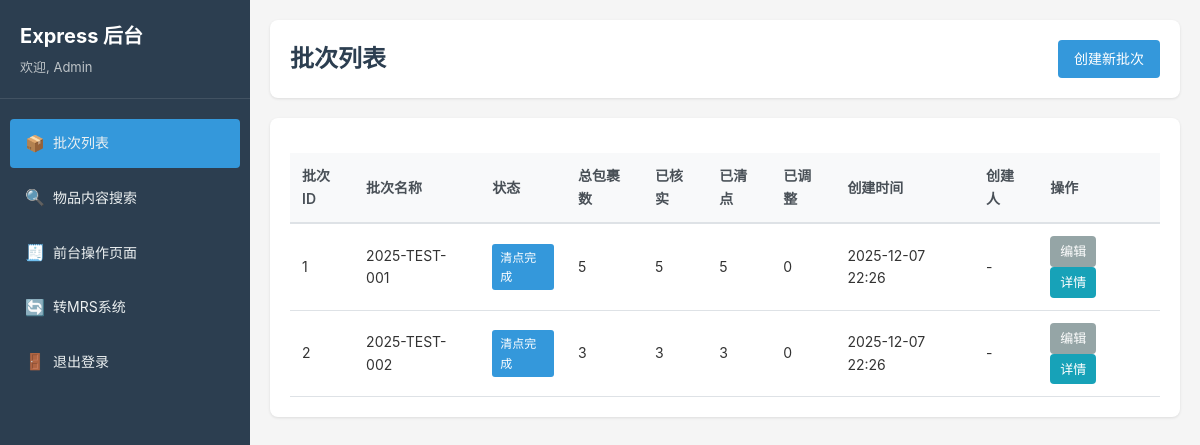
The app's page /dc_html/express/exp/index.php (signed in) with its own data.
### tables this page shows
CREATE TABLE `express_batch` (
  `batch_id` int UNSIGNED NOT NULL COMMENT '批次ID',
  `batch_name` varchar(100) NOT NULL COMMENT '批次名称（手工录入）',
  `batch_cycle` int UNSIGNED NOT NULL DEFAULT '1' COMMENT '批次周期（用于区分循环使用的相同编号）',
  `created_at` datetime NOT NULL DEFAULT CURRENT_TIMESTAMP COMMENT '创建时间',
  `created_by` varchar(50) DEFAULT NULL COMMENT '创建人',
  `status` enum('active','closed') NOT NULL DEFAULT 'active' COMMENT '批次状态',
  `total_count` int UNSIGNED NOT NULL DEFAULT '0' COMMENT '总包裹数',
  `verified_count` int UNSIGNED NOT NULL DEFAULT '0' COMMENT '已核实数',
  `counted_count` int UNSIGNED NOT NULL DEFAULT '0' COMMENT '已清点数',
  `adjusted_count` int UNSIGNED NOT NULL DEFAULT '0' COMMENT '已调整数',
  `notes` text COMMENT '备注'
);

### app/express/lib/express_lib.php (called while the page is built, shortened)
<?php
function express_get_batches($pdo, $status = 'all', $limit = 100) {
    try {
        $sql = "SELECT *,
                CASE
                    WHEN counted_count > 0 AND counted_count < total_count THEN 'counting'
                    WHEN counted_count = total_count AND total_count > 0 THEN 'completed'
                    ELSE 'pending'
                END AS count_status
                FROM express_batch";
        $sql .= " ORDER BY
                  CASE
                      WHEN counted_count > 0 AND counted_count < total_count THEN 1
                      WHEN counted_count = 0 OR total_count = 0 THEN 2
                      WHEN counted_count = total_count AND total_count > 0 THEN 3
                  END,
                  created_at DESC
                  LIMIT :limit";
        $stmt = $pdo->prepare($sql);
        $stmt->bindValue(':limit', $limit, PDO::PARAM_INT);
        $stmt->execute();
        return $stmt->fetchAll();
    } catch (PDOException $e) {
        express_log('Failed to get batches: ' . $e->getMessage(), 'ERROR');
        return [];
    }
}

### app/express/views/batch_list.php (the view, shortened to what this page needs)
<?php
$batches = express_get_batches($pdo, 'all', 100);
function render_batch_status(array $batch): array
{
    $status = $batch['status'] ?? 'inactive';
    $total_count = (int) ($batch['total_count'] ?? 0);
    $verified_count = (int) ($batch['verified_count'] ?? 0);
    $counted_count = (int) ($batch['counted_count'] ?? 0);
    if ($total_count === $counted_count) {
        return ['label' => '清点完成', 'class' => 'info'];
    }
    return ['label' => '进行中', 'class' => 'success'];
}
?>
<!DOCTYPE html>
<html lang="zh-CN">
<head>
    <link rel="stylesheet" href="../css/backend.css">
</head>
<body>
    <?php include EXPRESS_VIEW_PATH . '/shared/sidebar.php'; ?>
    <div class="main-content">
        <header class="page-header">
            <h1>批次列表</h1>
            <div class="header-actions">
                <a href="/express/exp/index.php?action=batch_create" class="btn btn-primary">创建新批次</a>
            </div>
        </header>
        <div class="content-wrapper">
            <table class="data-table">
                <thead>
                    <tr>
                        <th>批次ID</th>
                        <th>批次名称</th>
                        <th>状态</th>
                        <th>总包裹数</th>
                        <th>已核实</th>
                        <th>已清点</th>
                        <th>已调整</th>
                        <th>创建时间</th>
                        <th>创建人</th>
                        <th>操作</th>
                    </tr>
                </thead>
                <tbody>
                    <?php if (empty($batches)): ?>
                        <tr>
                            <td colspan="10" class="text-center">暂无批次数据</td>
                        </tr>
                    <?php else: ?>
                        <?php foreach ($batches as $batch): ?>
                            <?php $status_info = render_batch_status($batch); ?>
                            <tr>
                                <td><?= $batch['batch_id'] ?></td>
                                <td><?= htmlspecialchars($batch['batch_name']) ?></td>
                                <td>
                                    <span class="badge badge-<?= htmlspecialchars($status_info['class']) ?>">
                                        <?= htmlspecialchars($status_info['label']) ?>
                                    </span>
                                </td>
                                <td><?= $batch['total_count'] ?></td>
                                <td><?= $batch['verified_count'] ?></td>
                                <td><?= $batch['counted_count'] ?></td>
                                <td><?= $batch['adjusted_count'] ?></td>
                                <td><?= date('Y-m-d H:i', strtotime($batch['created_at'])) ?></td>
                                <td><?= htmlspecialchars($batch['created_by'] ?? '-') ?></td>
                                <td>
                                    <a href="/express/exp/index.php?action=batch_edit&batch_id=<?= $batch['batch_id'] ?>"
                                       class="btn btn-sm btn-secondary" style="margin-right: 6px;">编辑</a>
                                    <a href="/express/exp/index.php?action=batch_detail&batch_id=<?= $batch['batch_id'] ?>"
                                       class="btn btn-sm btn-info">详情</a>
                                </td>
                            </tr>
                        <?php endforeach; ?>
                    <?php endif; ?>
                </tbody>
            </table>
        </div>
    </div>
</body>
</html>

### dc_html/express/exp/index.php (shortened to what this page needs)
<?php
$action = $_GET['action'] ?? 'batch_list';
$action = basename($action);
$api_actions = [
    'do_login',
    'batch_create_save',
    'batch_edit_save',
    'bulk_import_save',
    'create_custom_packages',
    'logout',
    'content_search_api',
    'update_content_note',
    'get_package_items',
    'get_product_expiry'
];
if (in_array($action, $api_actions)) {
    $api_file = EXPRESS_API_PATH . '/' . $action . '.php';
    if (file_exists($api_file)) {
        require_once $api_file;
    } else {
        express_json_response(false, null, 'API not found');
    }
} else {
    $view_file = EXPRESS_VIEW_PATH . '/' . $action . '.php';
    if (file_exists($view_file)) {
        require_once $view_file;
    } else {
        http_response_code(404);
        die('Page not found');
    }
}

### app/express/views/shared/sidebar.php (shortened to what this page needs)
<?php
$current_action = $_GET['action'] ?? 'batch_list';
?>
<div class="sidebar">
    <div class="sidebar-header">
        <h2>Express 后台</h2>
        <p>欢迎, <?= htmlspecialchars($_SESSION['user_display_name'] ?? $_SESSION['user_login'] ?? 'Admin') ?></p>
    </div>
    <nav class="sidebar-nav">
        <a href="/express/exp/index.php?action=batch_list"
           class="nav-link <?= $current_action === 'batch_list' ? 'active' : '' ?>">
            <span class="nav-icon" aria-hidden="true">📦</span>
            <span>批次列表</span>
        </a>
        <a href="/express/exp/index.php?action=content_search"
           class="nav-link <?= $current_action === 'content_search' ? 'active' : '' ?>">
            <span class="nav-icon" aria-hidden="true">🔍</span>
            <span>物品内容搜索</span>
        </a>
        <a href="/express/index.php?action=quick_ops" class="nav-link" target="_blank">
            <span class="nav-icon" aria-hidden="true">🧾</span>
            <span>前台操作页面</span>
        </a>
        <a href="/mrs/ap/" class="nav-link">
            <span class="nav-icon" aria-hidden="true">🔄</span>
            <span>转MRS系统</span>
        </a>
        <a href="/express/exp/index.php?action=logout" class="nav-link">
            <span class="nav-icon" aria-hidden="true">🚪</span>
            <span>退出登录</span>
        </a>
    </nav>
</div>

### dc_html/express/css/backend.css (style rules this page uses)
* { margin: 0; padding: 0; box-sizing: border-box; }
body { font-family: -apple-system, BlinkMacSystemFont, "Segoe UI", Roboto, "Helvetica Neue", Arial, sans-serif; font-size: 14px; line-height: 1.6; color: #333; background-color: #f5f5f5; display: flex; min-height: 100vh; }
.sidebar { width: 250px; background-color: #2c3e50; color: white; padding: 20px 0; position: fixed; height: 100vh; overflow-y: auto; }
.sidebar-header { padding: 0 20px 20px; border-bottom: 1px solid rgba(255,255,255,0.1); margin-bottom: 20px; }
.sidebar-header h2 { font-size: 20px; margin-bottom: 5px; }
.sidebar-header p { font-size: 13px; color: #bdc3c7; }
.sidebar-nav { padding: 0 10px; }
.nav-link { display: flex; align-items: center; gap: 10px; padding: 12px 15px; color: #ecf0f1; text-decoration: none; border-radius: 4px; margin-bottom: 5px; transition: all 0.3s; }
.nav-link.active { background-color: #3498db; font-weight: 500; }
.nav-icon { width: 18px; text-align: center; font-size: 16px; }
.main-content { margin-left: 250px; flex: 1; padding: 20px; }
.page-header { background: white; padding: 20px; border-radius: 8px; margin-bottom: 20px; box-shadow: 0 1px 3px rgba(0,0,0,0.1); display: flex; justify-content: space-between; align-items: center; }
.page-header h1 { font-size: 24px; color: #2c3e50; }
.header-actions { display: flex; gap: 10px; }
.content-wrapper { background: white; padding: 20px; border-radius: 8px; box-shadow: 0 1px 3px rgba(0,0,0,0.1); }
.data-table { width: 100%; border-collapse: collapse; margin-top: 15px; }
.data-table thead { background-color: #f8f9fa; }
.data-table th { padding: 12px; text-align: left; font-weight: 600; color: #495057; border-bottom: 2px solid #dee2e6; }
.data-table td { padding: 12px; border-bottom: 1px solid #dee2e6; }
.badge { display: inline-block; padding: 4px 8px; font-size: 12px; font-weight: 500; border-radius: 3px; text-transform: uppercase; }
.badge-info { background-color: #3498db; color: white; }
.btn { padding: 8px 16px; font-size: 14px; border: none; border-radius: 4px; cursor: pointer; text-decoration: none; display: inline-block; transition: all 0.3s; font-weight: 500; }
.btn-primary { background-color: #3498db; color: white; }
.btn-secondary { background-color: #95a5a6; color: white; }
.btn-info { background-color: #17a2b8; color: white; }
.btn-sm { padding: 5px 10px; font-size: 13px; }

### records on screen
express_batch: batch_id "1", batch_name "2025-TEST-001", label "清点完成", total_count "5", verified_count "5", counted_count "5", adjusted_count "0", created_at "2025-12-07 22:26", created_by "-"
express_batch: batch_id "2", batch_name "2025-TEST-002", label "清点完成", total_count "3", verified_count "3", counted_count "3", adjusted_count "0", created_at "2025-12-07 22:26", created_by "-"

### other values on screen
$_SESSION['user_display_name'] "Admin"
